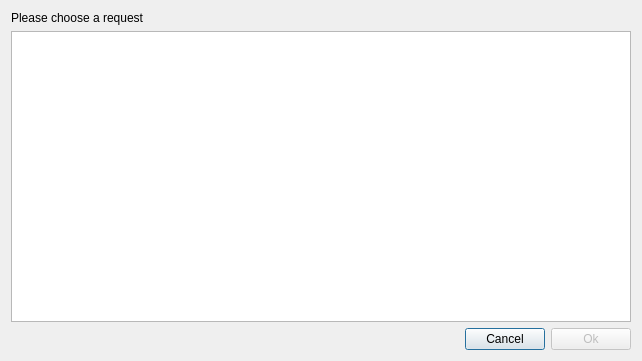
<?xml version="1.0" encoding="UTF-8"?>
<ui version="4.0">
 <class>OpenRequestDialogClass</class>
 <widget class="QDialog" name="OpenRequestDialogClass">
  <property name="geometry">
   <rect>
    <x>0</x>
    <y>0</y>
    <width>642</width>
    <height>361</height>
   </rect>
  </property>
  <property name="windowTitle">
   <string>OpenRequestDialog</string>
  </property>
  <layout class="QVBoxLayout" name="verticalLayout">
   <item>
    <widget class="QLabel" name="label">
     <property name="text">
      <string>Please choose a request</string>
     </property>
    </widget>
   </item>
   <item>
    <widget class="QTableWidget" name="tableWidget"/>
   </item>
   <item>
    <layout class="QHBoxLayout" name="horizontalLayout">
     <item>
      <spacer name="horizontalSpacer">
       <property name="orientation">
        <enum>Qt::Horizontal</enum>
       </property>
       <property name="sizeHint" stdset="0">
        <size>
         <width>40</width>
         <height>20</height>
        </size>
       </property>
      </spacer>
     </item>
     <item>
      <widget class="QPushButton" name="cancelButton">
       <property name="text">
        <string>Cancel</string>
       </property>
      </widget>
     </item>
     <item>
      <widget class="QPushButton" name="okButton">
       <property name="enabled">
        <bool>false</bool>
       </property>
       <property name="text">
        <string>Ok</string>
       </property>
      </widget>
     </item>
    </layout>
   </item>
  </layout>
 </widget>
 <layoutdefault spacing="6" margin="11"/>
 <resources/>
 <connections/>
</ui>
